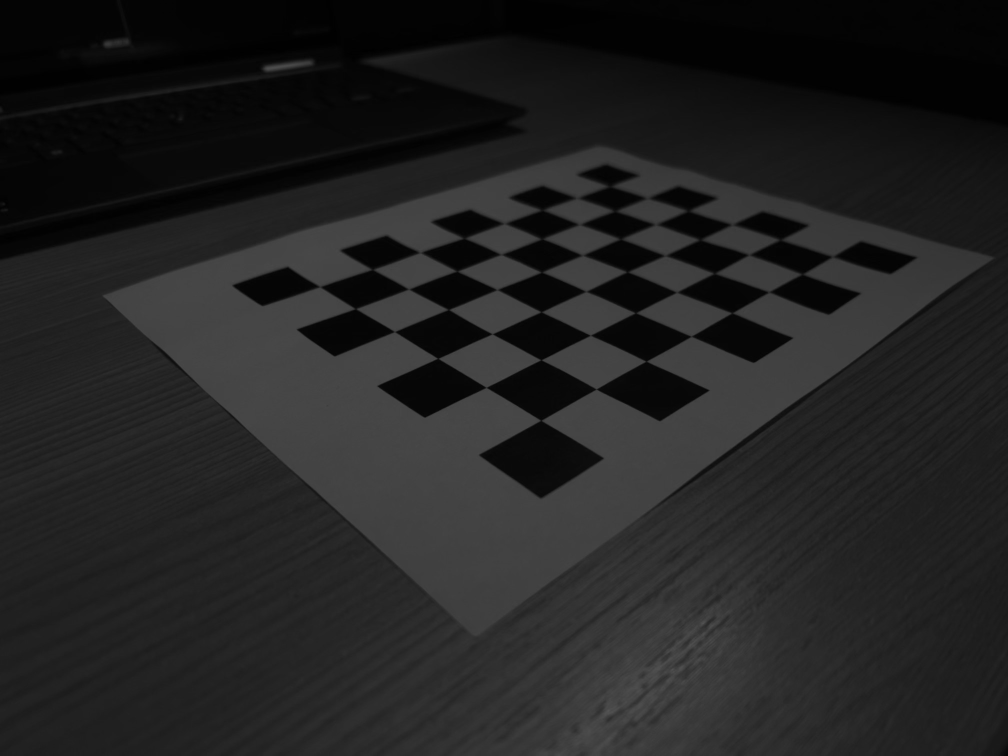
#> input picture serve/short/pinhole_calibration/IMG_7354-urn:com:apple:photo:2020:aux:hdrgainmap.HEIC.jpeg, 2016 x 1512 px (shown at 1/2 size); its folder holds 4 pictures in this run
$ python calib.py
#> lines starting #> are read from the running program, lines starting #| are printed output that depends on the picture
"""
Let's implement pinhole calibration on some images
with some GT intrisics. Should make it easy
to check for mistakes.
"""
import os
import random
from copy import deepcopy

import numpy as np
import cv2
import matplotlib.pyplot as plt
import PIL.Image as Image

# Spotify's nearest neighbour library.
# FAISS is good and I like it but
# hard to pip install, and annoy,
# Spotify's last one, is deprecated
# in favor of Voyager.
from voyager import Index, Space

# Hardcoded k-matrix from calibration
# off my iphone; this is our expected
# GT.
K = np.array([
  [ 1412.1646, 0, 959.8695],
  [ 0, 1416.3217, 543.6796],
  [ 0, 0, 1]
])

# [6 lines left out: function drawPts, not called in this run]

def getAllFeaturePoints(mat):
  """
  Given a mat, just find me
  every possible point
  you can. This should contain
  all of the calibration points,
  and more
  """

  # Run ORB, find me all
  # points
  orb = cv2.ORB_create(1000)
  pts, des = orb.detectAndCompute(mat, None)

  # drawPts(mat, pts)

  return list ( pts )

def nonMaxSupress(mat, pts, radius = 30):
  """
  Given a bunch of points in a matrix,
  as well as a minimum radius, takes
  clusters of points and replaces all
  their pts with one at the mean
  """
  i = 0
  while i < len ( pts ):
    # Compute all pts within
    # the radius. Just use
    # brute force here
    matchingIndices = [i]

    for j in range(i + 1, len(pts)):
      if np.linalg.norm ( np.array(pts[i].pt) - np.array(pts[j].pt) ) <= radius:
        matchingIndices.append(j)

    # Take mean of all those points
    allPoints = np.array([ pts[j].pt for j in matchingIndices ])
    mean = np.mean(allPoints, axis=0)

    # Replace current point center with that
    pts[i].pt = tuple ( mean.reshape(-1).tolist() )

    # Delete those other indices
    for idx in reversed(matchingIndices[1:]):
      del pts[idx]

    i += 1

  return pts

# [47 lines left out: function bwOnly, not called in this run]

def scorePts ( mat, allPoints ):
  # Make mat b + w
  mat = cv2.cvtColor(mat, cv2.COLOR_BGR2GRAY)

  RADIUS = 10
  # Convert all points to np arrays of [ x, y ]

  nps = [ np.array ( pt.pt ) for pt in allPoints ]

  initScores = [ ]

  for idx in range ( len ( nps ) ):
    # Run 30 times per point, and take the
    # top 5 biggest gradient deltas
    currScores = []

    for iters in range ( 30 ):
      # In each iteration, compare out index to
      # some pixel near us
      rand = np.random.randn(2) * RADIUS

      idx1 = ( nps [ idx ] ).astype(int)
      idx2 = ( nps [ idx ] + rand.clip ( 0, mat.shape[0] - 1 ) ).astype(int)

      intensity1 = int ( mat [ idx1[1], idx1[0] ] )
      intensity2 = int ( mat [ idx2[1], idx2[0] ] )

      diff = abs ( intensity1 - intensity2 )
      print ( diff )

      currScores.append( diff ** 3 )

    TOP_K = 7
    score = sum ( sorted ( currScores, reverse=True )[:TOP_K] )

    initScores.append ( score )

  # Now, one more step; for each
  # point, add the scores of its 2 nearest neighbours
  index = Index(Space.Euclidean, num_dimensions=2)
  for pt in allPoints:
    index.add_item ( np.array ( pt.pt ) )

  finalScore = []

  for sourceIdx in range ( len ( nps ) ):
    nearestNeighbourIdxs, _ = index.query ( nps [ sourceIdx ], k=4 )
    # Ignore ourselves
    nearestNeighbourIdxs = nearestNeighbourIdxs[1:]

    currScore = initScores [ sourceIdx ]

    currScore += sum ( [ initScores [ idx ] for idx in nearestNeighbourIdxs ] )

    finalScore.append ( currScore )

  return zip ( allPoints, finalScore )

# def findIndicesWithin(pointOne: np.ndarray, pointTwo: np.ndarray, allPoints: np.ndarray, maxDist : float):
#   """
#   Given 2 points that define a line, finds the
#   indices of all points within a certain
#   euclidean distance to the line.
#   """
#   # First get the whole thing as a vector that
#   # goes through the origin
#   directionVector = pointTwo - pointOne
#   # Solve for when x = 0 i.e. y offset
#   yOffset = pointOne[1] - directionVector[1] * ( pointOne[0] / directionVector[0] )
#
#   # Subtract that from all point ys.
#   allPoints[:, 1] -= yOffset
#
#   # Project onto direction vector and find the distance
#   unitDir = directionVector / np.linalg.norm(directionVector)
#   projs = np.dot(allPoints, unitDir).reshape(-1, 1) * unitDir
#   resid = allPoints - projs
#   dists = np.linalg.norm(resid, axis=1)
#
#   # Just return argwhere
#   return np.argwhere(dists < maxDist).reshape ( -1 )

# def findRectangleCorners ( img, pts, MAX_ITERS = 10000 ):
#   """
#   Given a set of NMSsed points,
#   returns those which are part of a
#   rectangle, not-necessairly in any
#   order.
#
#   I haven't looked up how people normally do this,
#   but RANSAC to try and find the other corners has
#   got to be one of the ways.
#   """
#   imgX = img.shape[1]
#   imgY = img.shape[0]
#
#   originalPts = deepcopy([ pt.pt for pt in pts ])
#
#   # Make an L2 index
#   # of all the points. Much
#   # faster than brute-force
#   # searching
#   index = Index(Space.Euclidean, num_dimensions=2)
#
#   for pt in pts:
#     asList = list ( pt.pt )
#     index.add_item ( asList )
#
#   for it in range ( MAX_ITERS ):
#     # Pick 1 random start index
#     firstIndex = random.randint(0, len(pts) - 1)
#
#     # Pick 2 nearest neighbours as the neighbours
#     neighbors, distances = index.query ( list ( pts[firstIndex].pt ), k=3 )
#
#     # Ignore first neighbour since it should be this point
#     neighbors, distances = neighbors[1:], distances[1:]
#
#     # Find both direction vectors
#     # from the first point to others
#     disp1 = np.array(pts[firstIndex].pt) - np.array(pts[neighbors[0]].pt)
#     disp2 = np.array(pts[firstIndex].pt) - np.array(pts[neighbors[1]].pt)
#
#     # Now, find all indices that are co-linear with either of those
#     # points. Since we're using normalized coordinates
#     # now, just use any that are within 2% of expected image
#     # coordinates
#
#     # To compute the bound, construct a vector that is 1%
#     # of the x, 2% of the y, and take its norm
#     normToUse = np.linalg.norm ( np.array([0.01 * imgX, 0.01 * imgY]) )
#
#     disp1Matches = findIndicesWithin(np.array(pts[firstIndex].pt), np.array(pts[neighbors[0]].pt), np.array([pt.pt for pt in pts]), normToUse)
#     disp2Matches = findIndicesWithin(np.array(pts[firstIndex].pt), np.array(pts[neighbors[1]].pt), np.array([pt.pt for pt in pts]), normToUse)
#
#     # Now, plot all the points found. use blue for found all found points,
#     # green for the neighbours, and red for the source
#     disp1MatchedPoints = [ pts[i].pt for i in disp1Matches ]
#     disp2MatchedPoints = [ pts[i].pt for i in disp2Matches ]
#     plt.imshow(img)
#     plt.scatter([disp1MatchedPoints[i][0] for i in range(len(disp1MatchedPoints))], [disp1MatchedPoints[i][1] for i in range(len(disp1MatchedPoints))], c='blue')
#     plt.scatter([disp2MatchedPoints[i][0] for i in range(len(disp2MatchedPoints))], [disp2MatchedPoints[i][1] for i in range(len(disp2MatchedPoints))], c='blue')
#     plt.scatter([pts[firstIndex].pt[0]], [pts[firstIndex].pt[1]], c='red')
#     plt.scatter([pts[neighbors[0]].pt[0]], [pts[neighbors[0]].pt[1]], c='green')
#     plt.scatter([pts[neighbors[1]].pt[0]], [pts[neighbors[1]].pt[1]], c='green')
#     plt.show()

if __name__ == "__main__":
  # All images are titled *.jpeg
  imageNames = [ f for f in os.listdir(".") if "jpeg" in f ]

  images = [ Image.open ( name ) for name in imageNames ]
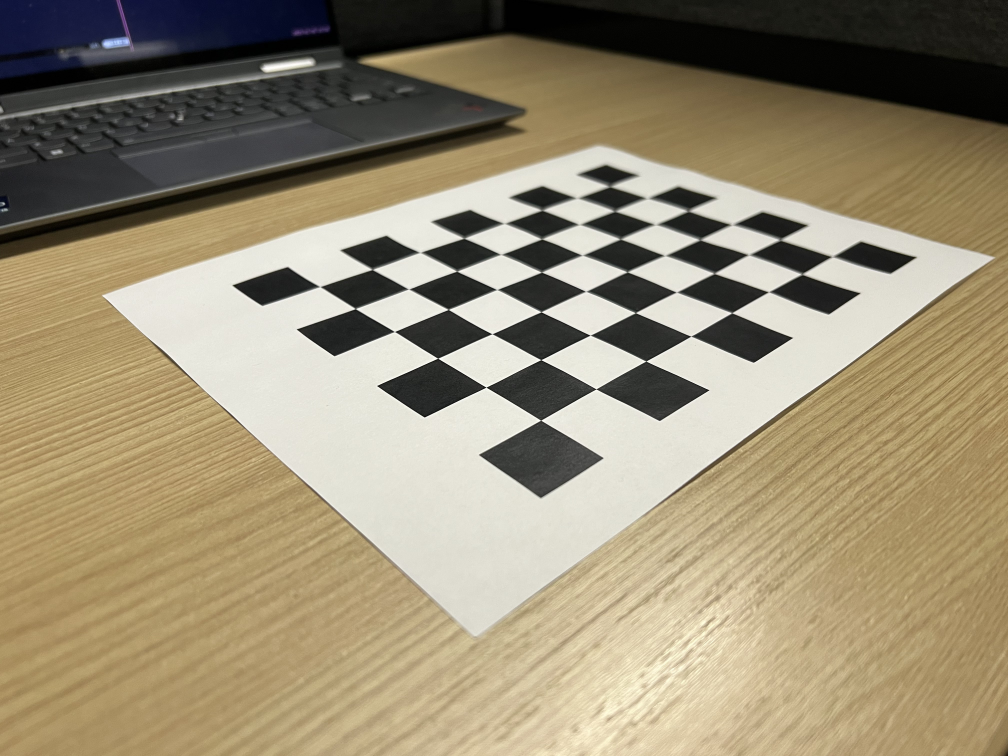
#> input picture serve/short/pinhole_calibration/IMG_7354.HEIC.jpeg, 4032 x 3024 px (shown at 1/4 size)
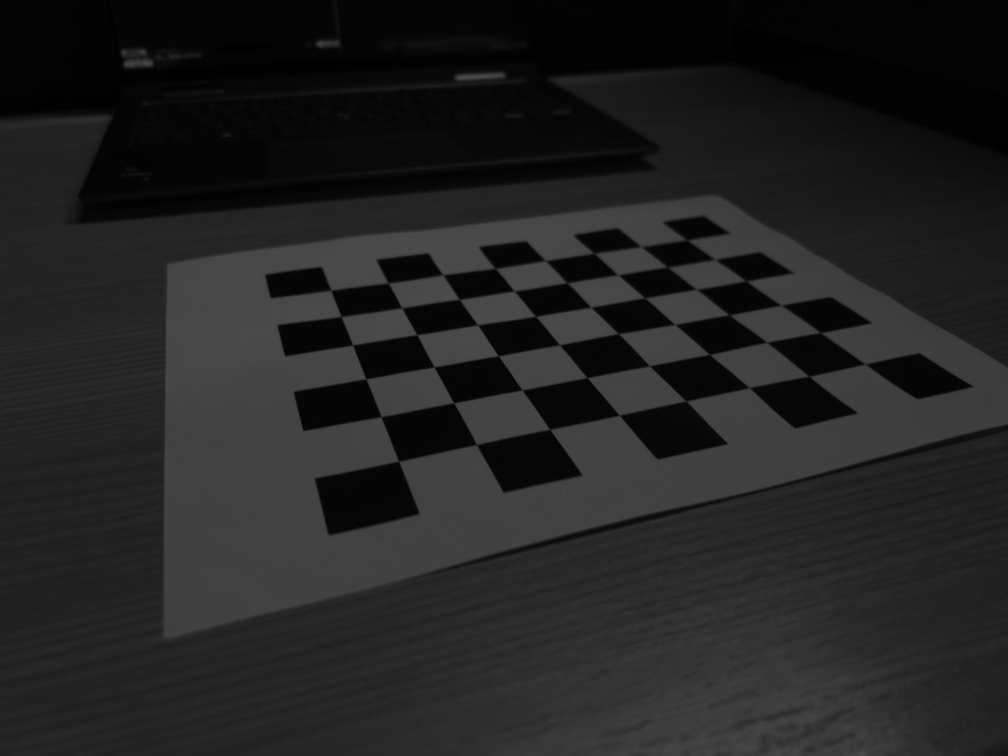
#> input picture serve/short/pinhole_calibration/IMG_7355-urn:com:apple:photo:2020:aux:hdrgainmap.HEIC.jpeg, 2016 x 1512 px (shown at 1/2 size)
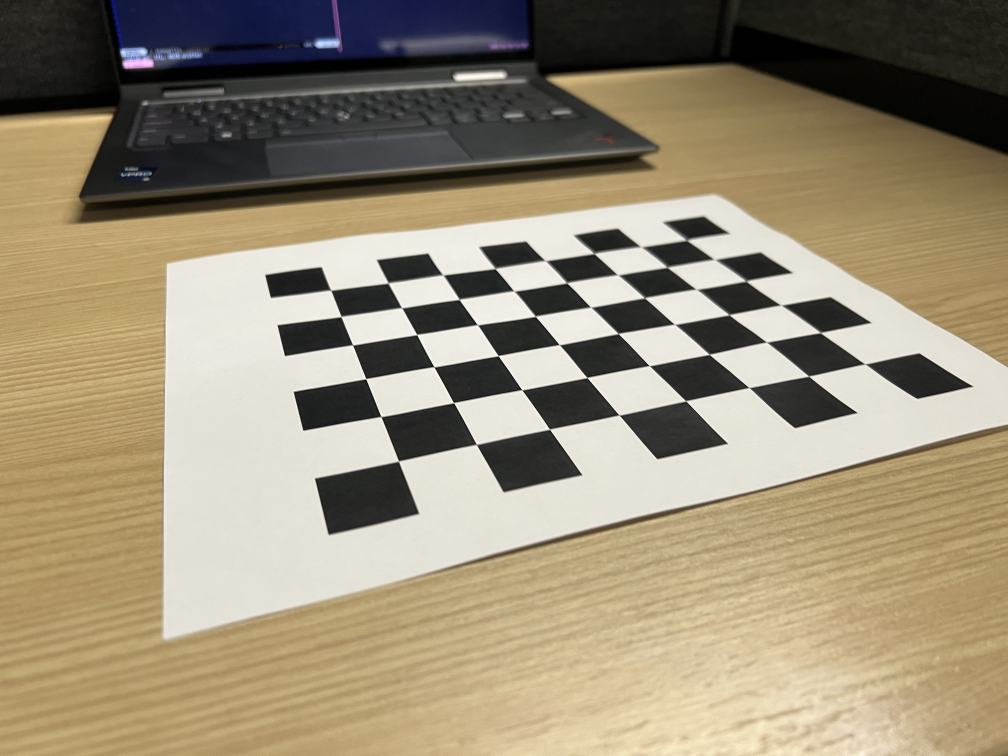
#> input picture serve/short/pinhole_calibration/IMG_7355.HEIC.jpeg, 4032 x 3024 px (shown at 1/4 size)
#> images = 4 items

  # Reshape all images to 1920 x 1080
  # to match what the camera calib
  # above was done with
  images = [ img.resize( (1920, 1080) ) for img in images ]

  # For now just focus on image 1
  img = np.array( images[0] )
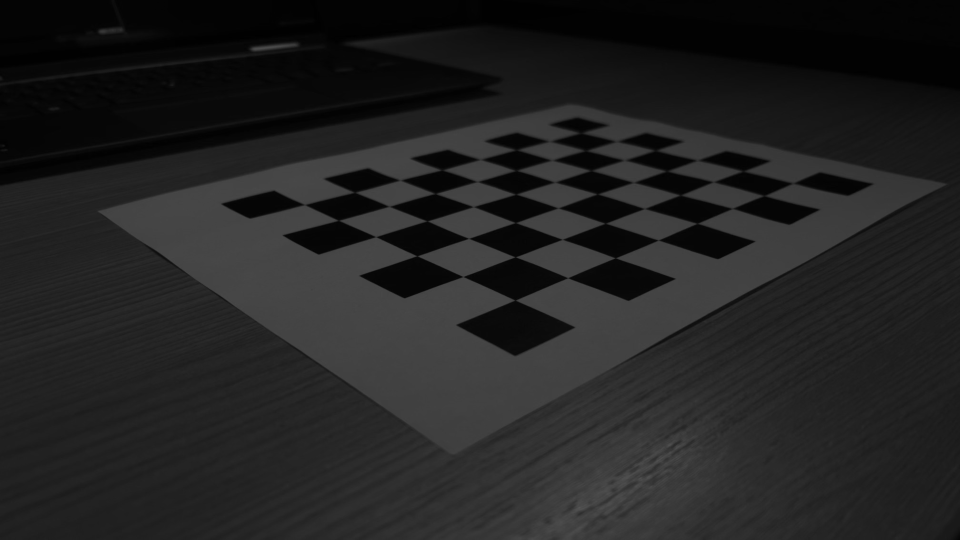
#> img: shape (1080, 1920, 3) (shown at 1/2 size); min 0, max 85, mean 34.3

  features = getAllFeaturePoints(img)
#> in getAllFeaturePoints, `pts, des = orb.detectAndCompute(mat, None)`: pts = 609 keypoints; strongest (x, y, size): (573, 472, 92.6), (726, 552, 92.6), (724, 552, 64.3), (727, 548, 111.1)
#> features has the same summary as pts in getAllFeaturePoints
  features = nonMaxSupress(img, features)
#> the loop in nonMaxSupress, `while i < len ( pts ):` made 71 passes
#> mean on passes 1 to 12: [824.3, 316.7], [797.7, 359.8], [1262.7, 364.4], [708.9, 384.3], [870.5, 386.7], [1032.5, 388.3], [1193.2, 388.4], [1360.7, 390.1], [446.7, 407.7], [610.5, 409], [777.4, 412.2], [946.9, 413]
#> (allPoints, mean) on passes 45, 49, 50, 58, 59: ([[198, 422.4], [197.3, 421.9], [198.7, 421.6], [199.1, 423]], [198.3, 422.2]), ([[1025.3, 299.5], [1024.7, 298.9], [1024.4, 298.6]], [1024.8, 299]), ([[1388.2, 321.1], [1387.6, 321.4], [1405.9, 319.3]], [1393.9, 320.6]), ([[1102.5, 248.8], [1103.2, 248.8]], [1102.8, 248.8]), ([[972.9, 281.7], [974.6, 282], [975.4, 281.2]], [974.3, 281.6])
#> after the loop in nonMaxSupress, `while i < len ( pts ):`: i = 71
#> features = 71 keypoints; strongest (x, y, size): (724, 551, 37.2), (926, 553, 31), (833, 511, 31), (1135, 555, 31)
  # features = bwOnly(img, features)

  featuresScores = sorted ( scorePts(img, features), key = lambda x: x[1], reverse=True)
#> in scorePts, `nps = [ np.array ( pt.pt ) for pt in allPoints ]`: nps = 71 pairs, first value 198.3 to 1740.4, second value 62.21 to 653.6
#> the loop in scorePts, `for idx in range ( len ( nps ) ):` made 71 passes
#> score on passes 1 to 12: 223992, 127764, 191971, 209205, 261956, 457753, 88298, 253349, 830894, 467053, 194262, 617105
#> (printed output is left out)
#> after the loop in scorePts, `for idx in range ( len ( nps ) ):`: initScores = 71 values, max 1774523 at index 33, min 36041 at index 50, mean 522520.1
#> (the run stopped early here; a loop or call above may not have finished)
